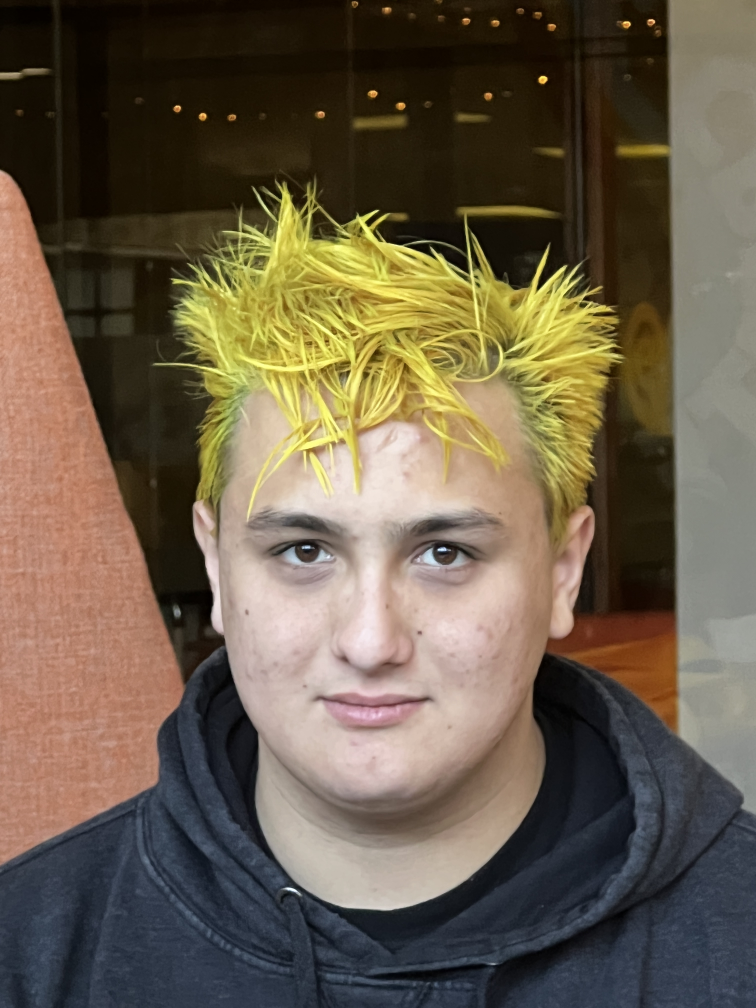
#> input picture Photos/IMG_2301.JPG, 3024 x 4032 px, given in place of the camera (shown at 1/4 size)
$ python eyeFiltering.py
#> lines starting #> are read from the running program, lines starting #| are printed output that depends on the picture; after the words box and inside, x2 and y2 are one past the last pixel; in counts of white or black regions, pixels touching at a corner belong together
from typing import Tuple
import cv2
from cv2 import COLOR_GRAY2BGR
import numpy as np
import pyautogui as gui
from collections import deque

SMOOTH_WINDOW = 20

video = cv2.VideoCapture(0)
face_cascade = cv2.CascadeClassifier(cv2.data.haarcascades + 'haarcascade_frontalface_default.xml')
eye_cascade = cv2.CascadeClassifier(cv2.data.haarcascades + 'haarcascade_eye.xml')

eye_x_pos = 0
eye_y_pos = 0
prev_eye_x_pos = 0
prev_eye_y_pos = 0


prev_dir = "None"
curr_dir = "None"
new_dir = "None"

def image_resize(image, width = None, height = None, inter = cv2.INTER_AREA):
    # initialize the dimensions of the image to be resized and
    # grab the image size
    dim = None
    (h, w) = image.shape[:2]

    # if both the width and height are None, then return the
    # original image
    if width is None and height is None:
        return image

    # check to see if the width is None
    if width is None:
        # calculate the ratio of the height and construct the
        # dimensions
        r = height / float(h)
        dim = (int(w * r), height)

    # otherwise, the height is None
    else:
        # calculate the ratio of the width and construct the
        # dimensions
        r = width / float(w)
        dim = (width, int(h * r))

    # resize the image
    resized = cv2.resize(image, dim, interpolation = inter)

    # return the resized image
    return resized

def average_last_faces(last_faces: deque) -> Tuple[int, int, int, int]:
    if len(last_faces) < 5:
        return last_faces[0], [], []

    fs = np.array(last_faces)
    sizes = fs[:, 2] * fs[:, 3]

    smallest, biggest = min(sizes), max(sizes)

    fs = fs[np.argsort(sizes)]
    # if len(last_faces)>10:
    #     breakpoint()

    closest = np.abs(sizes-smallest) - np.abs(sizes-biggest)

    included = fs[closest > 0]
    excluded = fs[closest <= 0]


    x, y, w, h = included.mean(axis=0).round().astype(int)
    return (x, y, w, h), included, excluded

def error_print(i):
    face_error = "None"
    if(i == 0):
        face_error = "No face detected"
    if(i == 1):
        face_error = "Face detected"
    print(face_error)

last_faces = deque(maxlen=SMOOTH_WINDOW)
last_eye = deque(maxlen=SMOOTH_WINDOW // 2)

while True:
    ret, frame = video.read()
#> frame is the input picture: shape (4032, 3024, 3); mean B, G, R 74.4, 93.1, 105.9
    frame_width, frame_height = frame.shape[:2]
    frame = cv2.resize(frame, None, fx=0.5, fy=0.5, interpolation=cv2.INTER_AREA)
#> frame: shape (2016, 1512, 3)
    gray_picture = cv2.cvtColor(frame, cv2.COLOR_BGR2GRAY)#make picture gray
    gray_picture = cv2.equalizeHist(gray_picture)
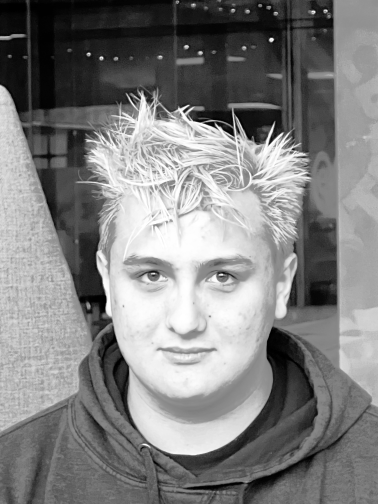
#> gray_picture: shape (2016, 1512) (shown at 1/4 size); min 0, max 255, mean 128.4
    faces = face_cascade.detectMultiScale(gray_picture, 1.1, 5)
#> faces = [[541, 443, 88, 88], [1226, 874, 126, 126], [105, 546, 207, 207], [29, 423, 268, 268], [318, 779, 850, 850]]
    error = 0

    if len(faces) == 0:
        continue

    for (x,y,w,h) in faces[np.argsort(faces[:, 2] * faces[:, 3])][::-1][:1]:
        last_faces.append((x, y, w, h))
        (x, y, w, h), included, excluded = average_last_faces(last_faces)
        prev_eye_x_pos = eye_x_pos
        prev_eye_y_pos = eye_y_pos
        error = 1
        gray_face = gray_picture[y:y+h, x:x+w] # cut the gray face frame out
        face = frame[y:y+h, x:x+w] # cut the face frame out

        h,w = face.shape[:2]

        (fh1, fh2, fw1, fw2) = round(h/4), round(h/2), w//4, w//2
        cut_face = face[fh1:fh2, fw1:fw2]
        eye_resized = cv2.resize(cut_face,(frame_width*3, frame_height//2))
        eye_resized = eye_resized[:, :(3 * eye_resized.shape[1])//4]

        rows, cols, _ = eye_resized.shape
        cut_face_grey = cv2.cvtColor(eye_resized,cv2.COLOR_BGR2GRAY)
        filtered_eyes = cv2.GaussianBlur(cut_face_grey, (3, 3), 0)
        _, threshold = cv2.threshold(filtered_eyes, 60, 255, cv2.THRESH_BINARY_INV)
        contours, _  = cv2.findContours(threshold, cv2.RETR_TREE, cv2.CHAIN_APPROX_SIMPLE)
        contours = sorted(contours, key=lambda x: cv2.contourArea(x), reverse=True)

        face_x, face_y = x, y

        for cnt in contours:
            (x, y, w, h) = cv2.boundingRect(cnt)
            last_eye.append((x, y, w, h))
            (x, y, w, h), _, _ = average_last_faces(last_eye)
            cv2.drawContours(eye_resized, [cnt], -1, (0, 0, 255), 3)
            cv2.line(eye_resized, (x + int(w/2), 0), (x + int(w/2), rows), (0, 255, 0), 2)
            cv2.line(eye_resized, (0, y + int(h/2)), (cols, y + int(h/2)), (0, 255, 0), 2)
            eye_x_pos = 0.6 * eye_x_pos + 0.4 * ( x + int(w/2) )
            eye_y_pos = 0.6 * eye_y_pos + 0.4 * ( y + int(h/2) )
            break

        _,ref_x = eye_resized.shape[:2]
        if(ref_x - eye_x_pos < 0 and eye_x_pos - prev_eye_x_pos > 50): # Left
            new_dir = "Left"
        elif(ref_x - eye_x_pos > 0 and eye_x_pos - prev_eye_x_pos < -50): # Right
            new_dir = "Right"
        else:
            new_dir = "None"
        #if(eye_y_pos - prev_eye_y_pos > 0): # Down
        #    new_dir = "Down"
        #if(eye_y_pos - prev_eye_y_pos < 0): # Up
        #    new_dir = "Up"

        if(prev_dir == curr_dir):
            if(curr_dir == "Right"):
                gui.scroll(1)
            if(curr_dir == "Left"):
                gui.scroll(-1)
            if(curr_dir == "None"):
                pass

        prev_dir = curr_dir
        curr_dir = new_dir

        txt = "X: {0}, Y: {1}, prev direction: {2}, current direction: {3}".format(round(eye_x_pos),round(eye_y_pos),
        prev_dir, curr_dir)

        img_with_pos = cv2.putText(eye_resized, txt, ((frame_width//2) + 50,50), cv2.FONT_HERSHEY_SIMPLEX,
                   1, (255, 0, 0), 2, cv2.LINE_AA)

        frame_copy = frame.copy()

        cv2.rectangle(frame_copy, (face_x + fw1, face_y+fh1), (face_x + fw2, face_y + fh2), (255, 0, 0), 2)

        if len(excluded) > 0:
            shades = np.linspace(80, 254, len(excluded))
            for shade, (x, y, w, h) in zip(shades, excluded):
                cv2.rectangle(frame_copy, (x, y), (x+w, y+h), (0, 0, int(shade)), 2)
        if len(included) > 0:
            shades = np.linspace(80, 254, len(included))
            for shade, (x, y, w, h) in zip(shades, included):
                cv2.rectangle(frame_copy, (x, y), (x+w, y+h), (0, int(shade), 0), 2)
        frame_resized = image_resize(frame_copy, height=img_with_pos.shape[0])

        to_show = np.hstack([frame_resized, img_with_pos])

        cv2.imshow("EYE TRACKER", to_show)
#> this loop made 1 pass
#> (prev_eye_x_pos, prev_eye_y_pos, error, fh1) on pass 1: (0, 0, 1, 212)
#> pass 1, `gray_face = gray_picture[y:y+h, x:x+w]`:
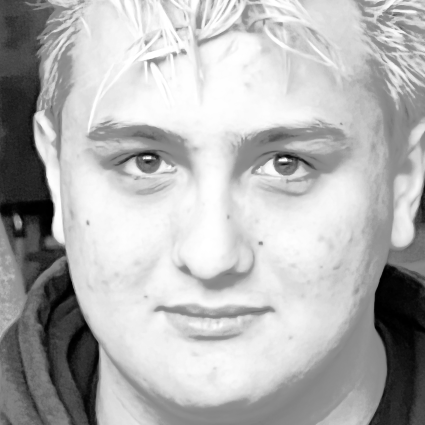
#> gray_face: shape (850, 850) (shown at 1/2 size); min 0, max 255, mean 178.9
#> pass 1, `face = frame[y:y+h, x:x+w]`:
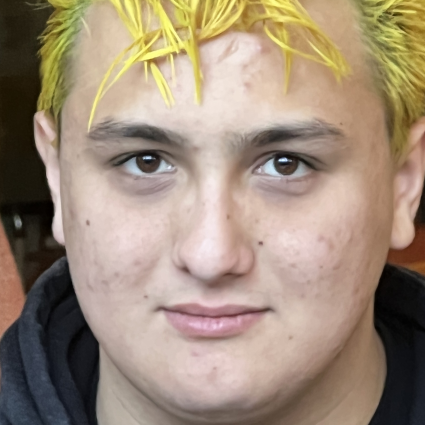
#> face: shape (850, 850, 3) (shown at 1/2 size); mean B, G, R 120.7, 139.6, 158.1
#> pass 1, `cut_face = face[fh1:fh2, fw1:fw2]`:
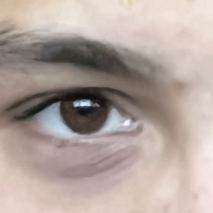
#> cut_face: shape (213, 213, 3); mean B, G, R 157.5, 164, 177.8
#> pass 1, `eye_resized = cv2.resize(cut_face,(frame_width*3, frame_height//2))`:
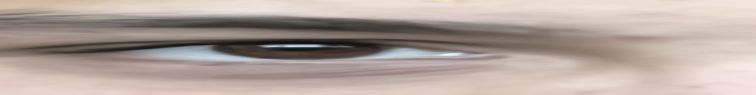
#> eye_resized: shape (1512, 12096, 3) (shown at 1/16 size); mean B, G, R 157.4, 163.9, 177.7
#> after the loop:
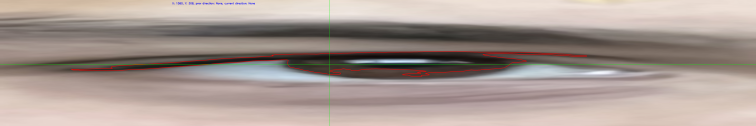
#> eye_resized: shape (1512, 9072, 3) (shown at 1/12 size); mean B, G, R 146.4, 152.7, 166.5
#> after the loop:
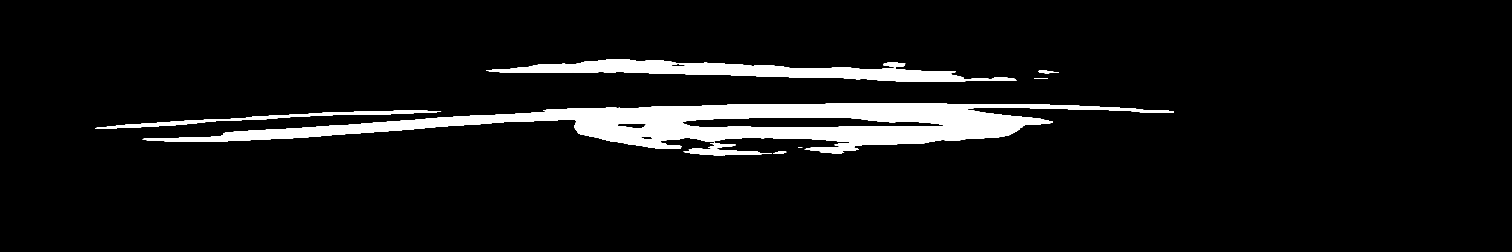
#> threshold: shape (1512, 9072) (shown at 1/6 size); 6.3% white; 11 white regions (1 under 20 px), largest, box (x1, y1, x2, y2) and area: (856, 620, 7043, 920) 641797, (2918, 358, 6099, 492) 170705, (570, 663, 2647, 773) 31273
#> after the loop, eye_x_pos = 1579.6; eye_y_pos = 308


    error_print(error)
    c = cv2.waitKey(1)
#> (key Esc is pressed here)
    if c == 27:
        break


#cv2.imshow('my image',original_img)
cv2.destroyAllWindows()

$ run again, on Photos/IMG_2302.JPG
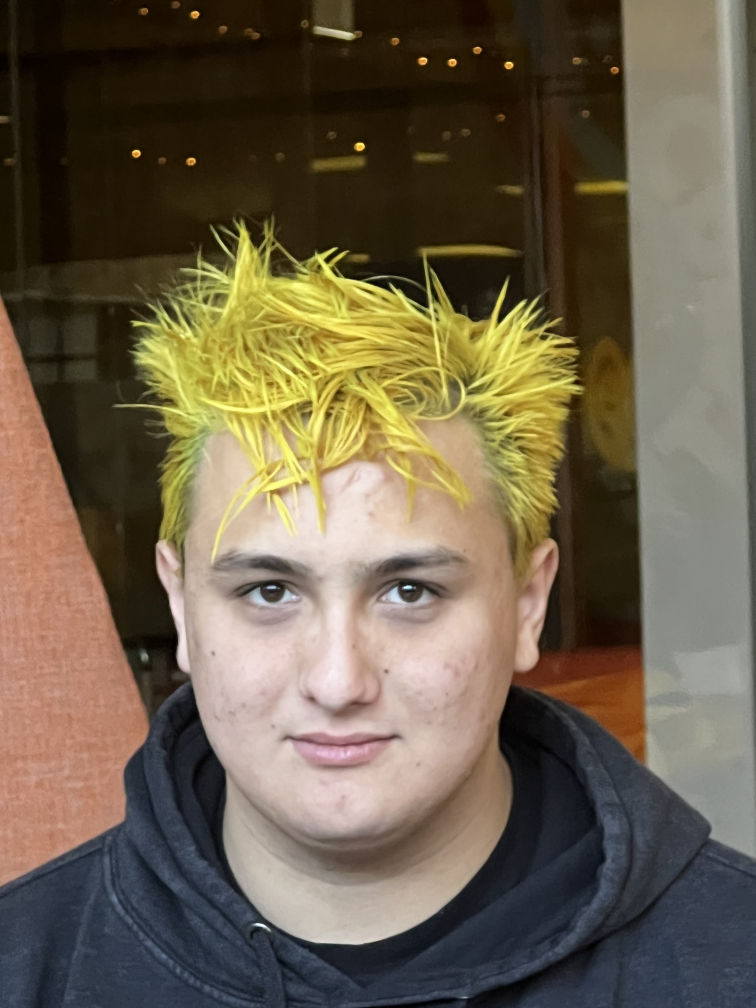
#> input picture Photos/IMG_2302.JPG, 3024 x 4032 px, given in place of the camera (shown at 1/4 size)
#> frame is the input picture: shape (4032, 3024, 3); mean B, G, R 75.5, 95.9, 107.9
#> frame: shape (2016, 1512, 3)
#> faces = [[1118, 30, 72, 72], [1170, 1534, 102, 102], [258, 868, 827, 827]]
#> the loop `for (x,y,w,h) in faces[np.argsort(faces[:, 2] * faces[:, 3])][::-1][:1]:` made 1 pass
#> (prev_eye_x_pos, prev_eye_y_pos, error, fh1) on pass 1: (0, 0, 1, 207)
#> pass 1, `face = frame[y:y+h, x:x+w]`:
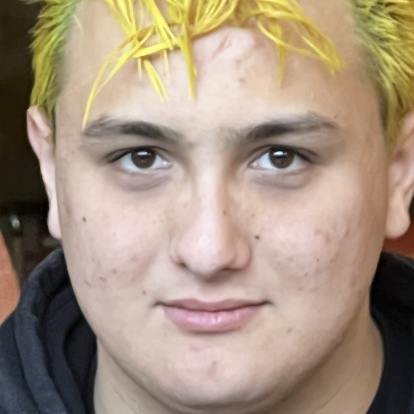
#> face: shape (827, 827, 3) (shown at 1/2 size); mean B, G, R 126.3, 145.1, 163.7
#> after the loop `for (x,y,w,h) in faces[np.argsort(faces[:, 2] * faces[:, 3])][::-1][:1]:`:
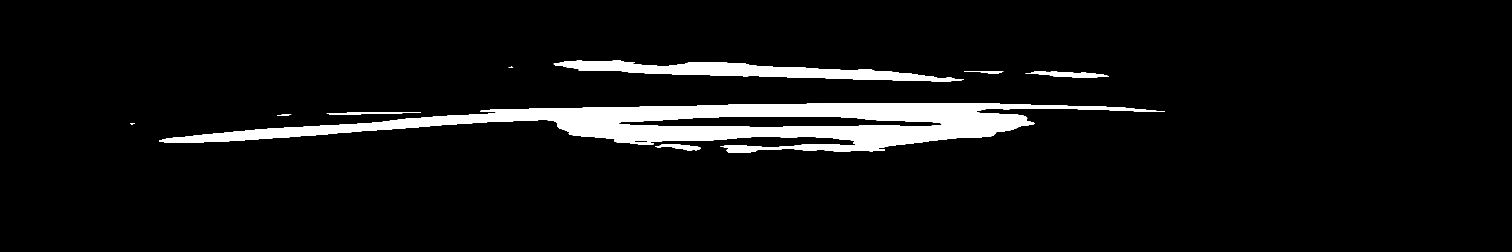
#> threshold: shape (1512, 9072) (shown at 1/6 size); 5.8% white; 10 white regions (1 under 20 px), largest, box (x1, y1, x2, y2) and area: (956, 620, 6988, 918) 645622, (3322, 363, 5782, 489) 126305, (6154, 429, 6652, 463) 9551
#> after the loop `for (x,y,w,h) in faces[np.argsort(faces[:, 2] * faces[:, 3])][::-1][:1]:`: eye_x_pos = 1588.8; eye_y_pos = 307.6
